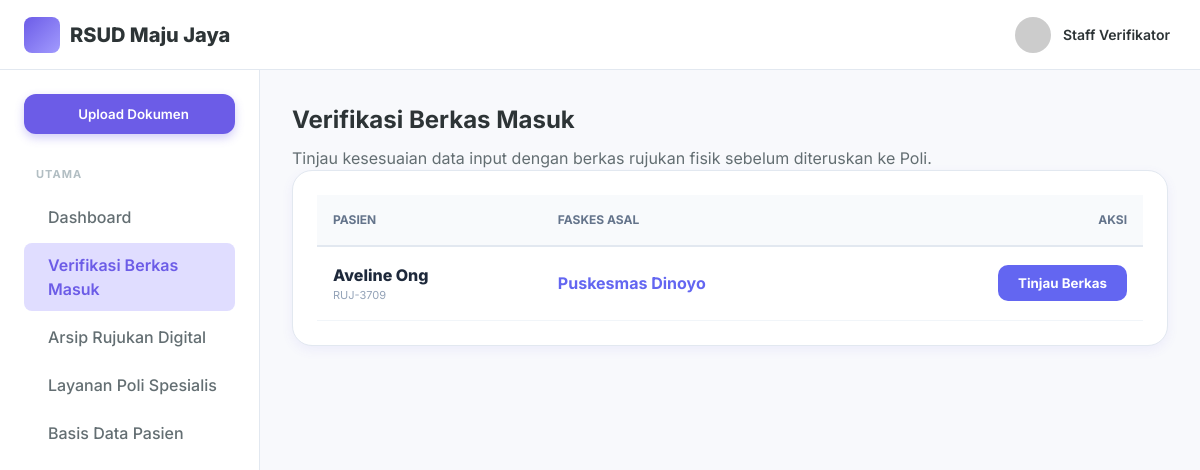
Before: /referral_verification.php with the older database file.
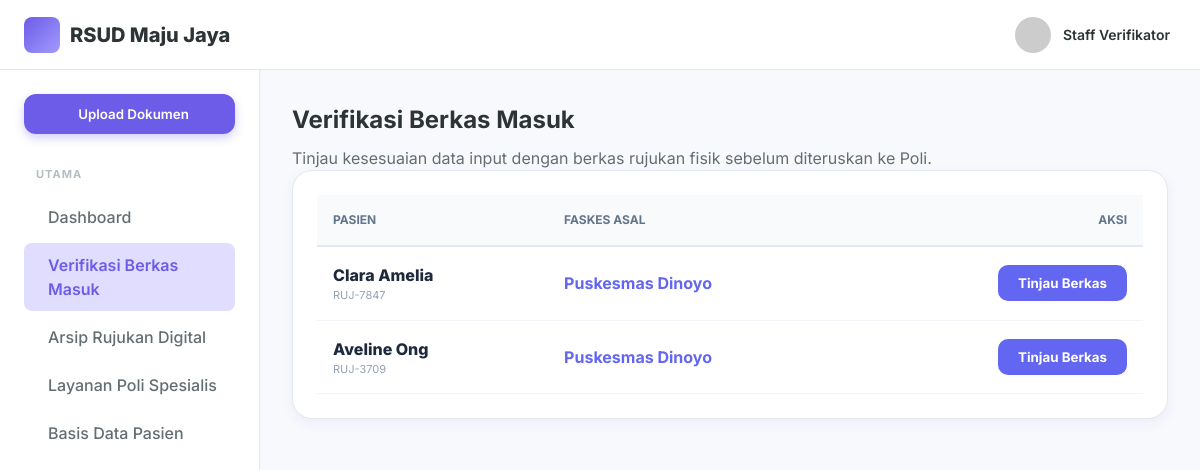
After: the same page with the newer database file.
### tables this page shows
CREATE TABLE referrals (
        id INTEGER PRIMARY KEY AUTOINCREMENT,
        referral_id TEXT UNIQUE NOT NULL,
        patient_name TEXT NOT NULL,
        patient_wa TEXT,
        faskes_wa TEXT,
        category TEXT,
        origin_faskes TEXT,
        insurance_type TEXT,
        card_number TEXT,
        diagnosis_initial TEXT,
        icd10 TEXT,
        therapy_initial TEXT,
        spec_diagnosis TEXT,
        follow_up_plan TEXT,
        letter_date TEXT,
        expiry_date TEXT,
        received_date TEXT,
        replied_at DATETIME,
        status_flow TEXT DEFAULT 'ENTRY',
        created_at DATETIME DEFAULT CURRENT_TIMESTAMP
    , faskes_kab_kota TEXT, faskes_tingkat TEXT, target_poli TEXT, target_kota TEXT, patient_status_peserta TEXT, medical_notes TEXT, doctor_name TEXT, birth_date TEXT, gender TEXT, is_deleted INTEGER DEFAULT 0, faskes_alamat TEXT, faskes_telp TEXT, faskes_email TEXT);

### config.php (called while the page is built, shortened)
<?php
$db_file = __DIR__ . '/dms_hospital.sqlite';
try {
    $pdo = new PDO("sqlite:" . $db_file);
    $pdo->setAttribute(PDO::ATTR_ERRMODE, PDO::ERRMODE_EXCEPTION);
    $pdo->setAttribute(PDO::ATTR_DEFAULT_FETCH_MODE, PDO::FETCH_ASSOC);
    class SQLiteCompatibilityLayer {
        private $pdo;
        public function __construct($pdo) {
            $this->pdo = $pdo;
        }
        public function query($sql) {
            try {
                $stmt = $this->pdo->query($sql);
                return new SQLiteResultWrapper($stmt);
            } catch (PDOException $e) {
                die("Database Error: " . $e->getMessage() . " (SQL: $sql)");
            }
        }
    }
    class SQLiteResultWrapper {
        private $data = [];
        private $index = 0;
        public function __construct($stmt) {
            $this->stmt = $stmt;
            if ($stmt) {
                $all = $this->stmt->fetchAll();
                $this->num_rows = count($all);
                $this->data = $all;
                $this->index = 0;
            }
        }
        public function fetch_assoc() {
            if (isset($this->data[$this->index])) {
                return $this->data[$this->index++];
            }
            return null;
        }
        public function data_seek($n) {
            $this->index = $n;
        }
    }
    $conn = new SQLiteCompatibilityLayer($pdo);
} catch (PDOException $e) {
    die("Koneksi SQLite Gagal: " . $e->getMessage());
}

### referral_verification.php (the view, shortened to what the changed rows need)
<?php
require_once 'config.php';
$sql_queue = "SELECT * FROM referrals WHERE status_flow = 'ENTRY' AND is_deleted = 0 ORDER BY created_at DESC";
$result = $conn->query($sql_queue);
if ($result->num_rows > 0) {
    $result->data_seek(0);
}
?>
<!DOCTYPE html>
<html lang="id">
<head>
    <link rel="stylesheet" href="styles.css">
</head>
<body>
    <div class="app-container">
        <div class="main-layout">
            <main class="content-area">
                <h1 class="page-title">Verifikasi Berkas Masuk</h1>
                <div class="card" style="border-radius:20px; overflow:hidden;">
                    <table style="width:100%; border-collapse:collapse;">
                        <thead>
                            <tr style="background:#f8fafc; border-bottom:2px solid #e2e8f0; font-size:12px; color:#64748b;">
                                <th style="padding:16px; text-align:left;">PASIEN</th>
                                <th style="padding:16px; text-align:left;">FASKES ASAL</th>
                                <th style="padding:16px; text-align:right;">AKSI</th>
                            </tr>
                        </thead>
                        <tbody>
                            <?php if ($result->num_rows > 0): ?>
                                <?php while($row = $result->fetch_assoc()): ?>
                                    <tr style="border-bottom:1px solid #f1f5f9;">
                                        <td style="padding:16px;">
                                            <div style="font-weight:800; color:#1e293b;"><?= $row['patient_name'] ?></div>
                                            <div style="font-size:11px; color:#94a3b8;"><?= $row['referral_id'] ?></div>
                                        </td>
                                        <td style="padding:16px; font-weight:700; color:#6366f1;"><?= $row['origin_faskes'] ?></td>
                                        <td style="padding:16px; text-align:right;">
                                            <button onclick="openVerif('<?= $row['referral_id'] ?>')" style="padding:10px 20px; background:#6366f1; color:white; border:none; border-radius:10px; cursor:pointer; font-weight:700;">Tinjau Berkas</button>
                                        </td>
                                    </tr>
                                <?php endwhile; ?>
                            <?php else: ?>
                                <tr><td colspan="3" style="padding:50px; text-align:center; color:#94a3b8;">Antrean bersih.</td></tr>
                            <?php endif; ?>
                        </tbody>
                    </table>
                </div>
            </main>
        </div>
    </div>
</body>
</html>

Changed rows visible on the page:
added referrals: patient_name "Clara Amelia", referral "RUJ-7847", origin_faskes "Puskesmas Dinoyo"
